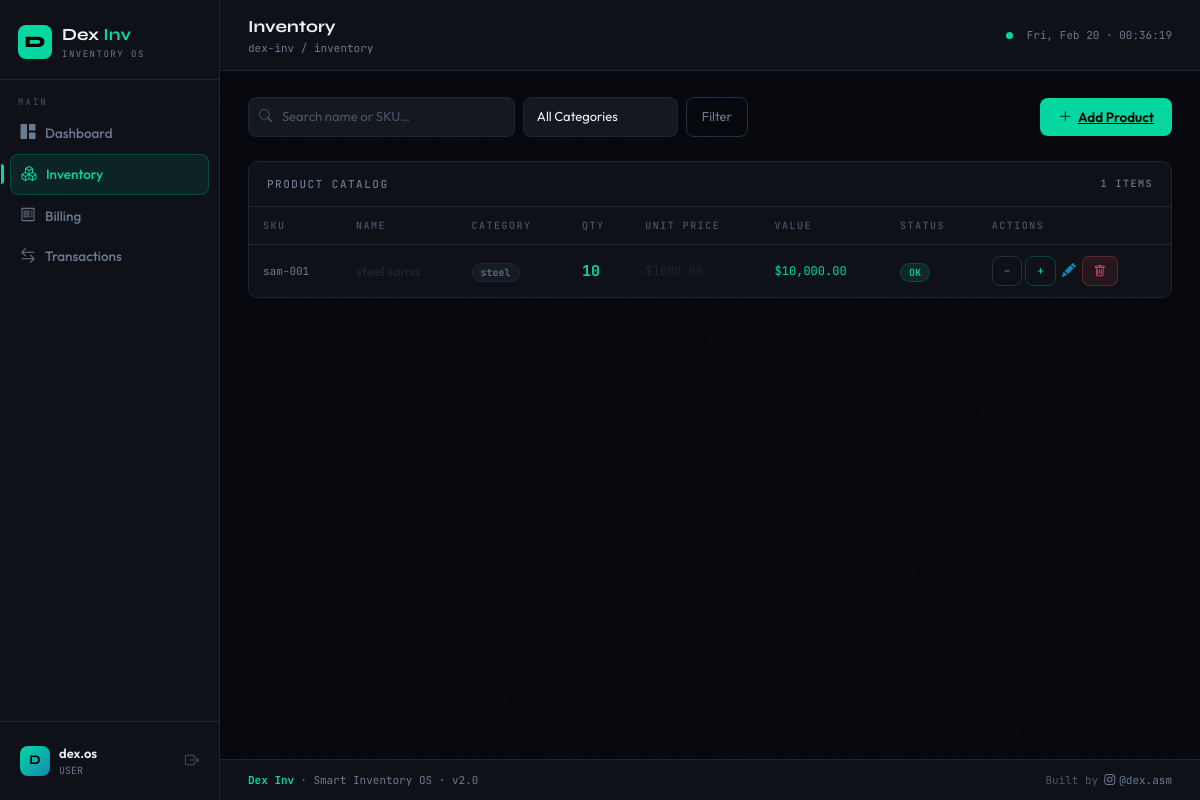
The page /inventory (signed in) on the database its author committed.
### tables this page shows
CREATE TABLE companies (
            id INTEGER PRIMARY KEY,
            name TEXT NOT NULL,
            email TEXT UNIQUE NOT NULL,
            address TEXT,
            city TEXT,
            state TEXT,
            zip TEXT,
            country TEXT DEFAULT 'US',
            created_at TEXT DEFAULT CURRENT_TIMESTAMP
        );

CREATE TABLE products (
            id INTEGER PRIMARY KEY,
            name TEXT NOT NULL,
            sku TEXT UNIQUE NOT NULL,
            category TEXT,
            quantity INTEGER DEFAULT 0,
            price REAL DEFAULT 0.0,
            threshold INTEGER DEFAULT 10,
            company_id INTEGER,
            created_at TEXT DEFAULT CURRENT_TIMESTAMP,
            FOREIGN KEY(company_id) REFERENCES companies(id)
        );

### app.py (the view)
@app.route('/inventory')
@login_required
def inventory():
    q = request.args.get('q',''); cat = request.args.get('cat','')
    conn = get_db(); cid = session.get('company_id')
    query = "SELECT p.*, c.name as company_name FROM products p LEFT JOIN companies c ON p.company_id=c.id WHERE 1=1"
    params = []
    if session['role'] != 'admin':
        query += " AND p.company_id=?"; params.append(cid)
    if q:
        query += " AND (p.name LIKE ? OR p.sku LIKE ?)"; params += [f'%{q}%', f'%{q}%']
    if cat:
        query += " AND p.category=?"; params.append(cat)
    query += " ORDER BY p.name"
    products = conn.execute(query, params).fetchall()
    categories = conn.execute("SELECT DISTINCT category FROM products WHERE category IS NOT NULL").fetchall()
    conn.close()
    return render_template('inventory.html', products=products, categories=categories, q=q, cat=cat)

### app.py (called while the page is built)
def get_db():
    conn = sqlite3.connect(DB)
    conn.row_factory = sqlite3.Row
    return conn

def login_required(f):
    @wraps(f)
    def wrap(*a, **kw):
        if 'user' not in session: return redirect(url_for('login'))
        return f(*a, **kw)
    return wrap

### templates/inventory.html (shortened to what this page needs)
{% extends 'base.html' %}
{% block pagetitle %}Inventory{% endblock %}
{% block breadcrumb %}dex-inv / inventory{% endblock %}
{% block content %}
<div class="d-flex align-items-center justify-content-between mb-4" style="animation:pageIn .35s ease both">
  <form method="GET" class="d-flex gap-2" style="flex:1;max-width:500px">
    <div style="position:relative;flex:1">
      <i class="bi bi-search" style="position:absolute;left:11px;top:50%;transform:translateY(-50%);color:var(--muted);font-size:13px"></i>
      <input class="form-control" name="q" value="{{ q }}" placeholder="Search name or SKU…" style="padding-left:33px;font-size:13px"/>
    </div>
    <select class="form-select" name="cat" style="width:155px;font-size:13px">
      <option value="">All Categories</option>
    </select>
    <button class="btn-ghost-dex" type="submit">Filter</button>
  </form>
  <a href="/product/add" class="btn-primary-dex ms-3"><i class="bi bi-plus-lg"></i>Add Product</a>
</div>
<div class="card" style="animation:pageIn .35s .05s ease both">
  <div class="card-hd">
    <span>Product Catalog</span>
    <span style="color:var(--muted2);font-family:var(--font-mono);font-size:10px">{{ products|length }} items</span>
  </div>
  <div style="overflow-x:auto">
    <table class="dtable">
      <thead><tr>
        <th>SKU</th><th>Name</th><th>Category</th>
        <th>Qty</th><th>Unit Price</th><th>Value</th><th>Status</th><th>Actions</th>
      </tr></thead>
      <tbody>
        {% for p in products %}
        <tr>
          <td style="font-family:var(--font-mono);font-size:11px;color:var(--muted2)">{{ p.sku }}</td>
          <td style="font-weight:500">{{ p.name }}</td>
          <td><span class="chip chip-gray">{{ p.category or '—' }}</span></td>
          <td>
            <span style="font-family:var(--font-mono);font-weight:700;font-size:15px;
              color:{% if p.quantity < p.threshold %}#ff4d6d{% elif p.quantity < p.threshold*2 %}#ffb703{% else %}#06d6a0{% endif %}">
              {{ p.quantity }}
            </span>
          </td>
          <td style="font-family:var(--font-mono);font-size:12px">${{ '%.2f'|format(p.price) }}</td>
          <td style="font-family:var(--font-mono);font-size:12px;color:var(--accent)">${{ '{:,.2f}'.format(p.quantity * p.price) }}</td>
          <td>
            {% if p.quantity == 0 %}
              <span class="chip chip-red">OUT</span>
            {% elif p.quantity < p.threshold %}
              <span class="chip chip-red">LOW</span>
            {% else %}
              <span class="chip chip-green">OK</span>
            {% endif %}
          </td>
          <td>
            <div style="display:flex;align-items:center;gap:6px">
              <form method="POST" action="/product/adjust/{{ p.id }}" style="display:flex;gap:3px">
                <button class="btn-ghost-dex btn-sm-dex" name="delta" value="-1" title="−1">−</button>
                <button class="btn-ghost-dex btn-sm-dex" name="delta" value="1"
                  style="color:var(--accent);border-color:rgba(6,214,160,.25)" title="+1">+</button>
              </form>
              <a href="/product/edit/{{ p.id }}" style="color:var(--accent2);font-size:14px" title="Edit"><i class="bi bi-pencil-fill"></i></a>
              <form method="POST" action="/product/delete/{{ p.id }}" onsubmit="return confirm('Delete {{ p.name }}?')">
                <button class="btn-danger-dex" type="submit"><i class="bi bi-trash"></i></button>
              </form>
            </div>
          </td>
        </tr>
        {% else %}
        <tr><td colspan="9" style="text-align:center;padding:48px;color:var(--muted2)">
          <i class="bi bi-inbox" style="font-size:32px;display:block;margin-bottom:10px;opacity:.4"></i>
          No products yet. <a href="/product/add" style="color:var(--accent)">Add your first product →</a>
        </td></tr>
        {% endfor %}
      </tbody>
    </table>
  </div>
</div>
{% endblock %}

### templates/base.html (shortened to what this page needs)
<!DOCTYPE html>
<html lang="en">
<head>
  <link href="https://cdn.jsdelivr.net/npm/bootstrap@5.3.0/dist/css/bootstrap.min.css" rel="stylesheet"/>
  <link href="https://cdn.jsdelivr.net/npm/bootstrap-icons@1.11.0/font/bootstrap-icons.css" rel="stylesheet"/>
</head>
<body>
<div class="app-wrap">
<nav id="sidebar">
  <div class="sidebar-logo">
    <div class="logo-mark">D</div>
    <div>
      <div class="logo-text">Dex <span>Inv</span></div>
      <div class="logo-sub">INVENTORY OS</div>
    </div>
  </div>
  <div class="nav-group">
    <div class="nav-group-label">Main</div>
    <a href="/dashboard" class="nav-link {% if request.path=='/dashboard' %}active{% endif %}">
      <i class="bi bi-grid-1x2-fill"></i>Dashboard
    </a>
    <a href="/inventory" class="nav-link {% if '/inventory' in request.path or '/product' in request.path %}active{% endif %}">
      <i class="bi bi-boxes"></i>Inventory
    </a>
    <a href="/invoices" class="nav-link {% if '/invoice' in request.path %}active{% endif %}">
      <i class="bi bi-receipt"></i>Billing
    </a>
    <a href="/transactions" class="nav-link {% if request.path=='/transactions' %}active{% endif %}">
      <i class="bi bi-arrow-left-right"></i>Transactions
    </a>
  </div>
  <div class="sidebar-footer">
    <div class="user-chip">
      <div class="avatar">{{ session.user[0].upper() }}</div>
      <div class="user-info">
        <div class="user-name">{{ session.user }}</div>
        <div class="user-role">{{ session.role }}</div>
      </div>
      <a href="/logout" class="logout-btn" title="Logout"><i class="bi bi-box-arrow-right"></i></a>
    </div>
  </div>
</nav>
<div id="main">
  <div class="topbar">
    <div class="topbar-left">
      <div class="topbar-title">{% block pagetitle %}Dashboard{% endblock %}</div>
      <div class="topbar-path">{% block breadcrumb %}dex-inv / dashboard{% endblock %}</div>
    </div>
    <div class="topbar-right">
      <div class="status-dot" title="System Online"></div>
      <div class="topbar-time" id="clock">—</div>
    </div>
  </div>
  <div class="content page-enter">
    {% block content %}{% endblock %}
  </div>
  <footer class="app-footer">
    <div class="footer-brand"><strong>Dex Inv</strong> · Smart Inventory OS · v2.0</div>
    <div class="footer-credit">
      Built by
      <a href="https://instagram.com/dex.asm" target="_blank">
        <i class="bi bi-instagram"></i>@dex.asm
      </a>
    </div>
  </footer>
</div>
</div>
</body>
</html>

### rows shown on the page
companies: user "dex.os"
products: sku "sam-001", name "steel sama", category "steel", quantity "10", price "1000.00", p.quantity*p.price "10,000.00", threshold "OK"

### other values the page prints
{{ session.user[0].upper() }} "D"
{{ session.role }} "USER"
{{ products|length }} "1"
